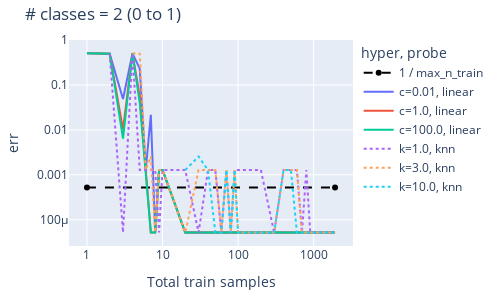
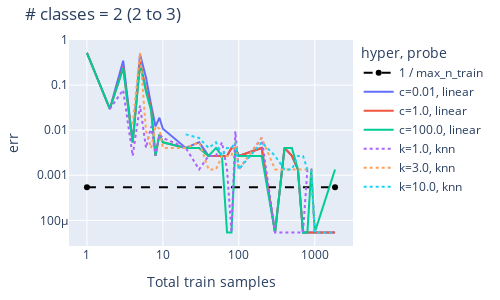
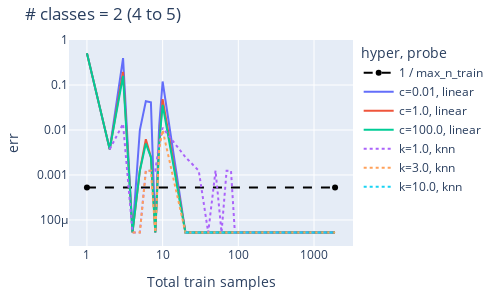
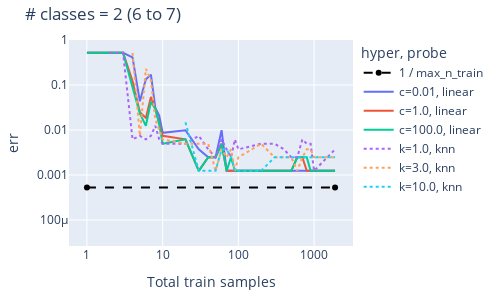

The notebook cell saved with these charts, in order:
### Markdown cell above
### Plot scaling laws

### Code cell
for per_class in [False, True]:
    for n_classes in [2, 5, 10]:
        for i in range(10):
            cls_start = i * n_classes
            cls_end = cls_start + n_classes
            if cls_end > tot_classes:
                break

            cdf = df.query(
                "&".join(
                    [
                        f"cls_start == {cls_start}",
                        f"cls_end == {cls_end}",
                        f"per_class == {per_class}",
                    ]
                )
            ).copy().sort_values(by=["probe", "n_train"], ascending=[False, True])

            min_err = 1 / cdf.n_train.max()
            cdf.loc[cdf.err == 0, "err"] = min_err / 10

            # Solid line for linear probe
            fig = px.line(
                cdf,
                x="n_train",
                y="err",
                color="hyper",
                line_dash="probe",
                title=f"# classes = {n_classes} ({cls_start} to {cls_end - 1})",
            )

            # Draw horizontal line for min nonzero error, behind all other lines
            # Make color black
            fig.add_scatter(
                x=[1, cdf.n_train.max()],
                y=[min_err, min_err],
                name="1 / max_n_train",
                line_dash="dash",
                line_color="black",
            )

            # Reorder lines
            fig.data = fig.data[-1:] + fig.data[:-1]

            # Update axes
            fig.update_xaxes(
                title_text="Train samples / class"
                if per_class
                else "Total train samples",
                type="log",
            )
            fig.update_yaxes(
                type="log",
                range=[np.log10(min_err / 20), 0],
            )

            # Set height and width
            fig.update_layout(width=500, height=300)

            # Decrease margins
            fig.update_layout(margin=dict(l=20, r=20, t=40, b=20))

            fig.show()

### Figure 1 — Plotly figure (JSON) as saved in the notebook; plotly's stock layout.template omitted (floating-point values rounded to 4 significant figures)
{"data": [{"line": {"color": "black", "dash": "dash"}, "name": "1 / max_n_train", "type": "scatter", "x": [1, 1918], "y": [0.0005214, 0.0005214]}, {"hovertemplate": "hyper=c=0.01<br>probe=linear<br>n_train=%{x}<br>err=%{y}<extra></extra>", "legendgroup": "c=0.01, linear", "line": {"color": "#636efa", "dash": "solid"}, "marker": {"symbol": "circle"}, "mode": "lines", "name": "c=0.01, linear", "orientation": "v", "showlegend": true, "type": "scatter", "x": [1, 2, 3, 4, 5, 6, 7, 8, 9, 10, 20, 30, 40, 50, 60, 70, 80, 90, 100, 200, 300, 400, 500, 600, 700, 800, 900, 1000, 1918], "xaxis": "x", "y": [0.5051, 0.4949, 0.04859, 0.5051, 0.2302, 0.001279, 0.02174, 5.214e-05, 0.001279, 0.001279, 5.214e-05, 5.214e-05, 5.214e-05, 5.214e-05, 5.214e-05, 5.214e-05, 5.214e-05, 5.214e-05, 5.214e-05, 5.214e-05, 5.214e-05, 5.214e-05, 5.214e-05, 5.214e-05, 5.214e-05, 5.214e-05, 5.214e-05, 5.214e-05, 5.214e-05], "yaxis": "y"}, {"hovertemplate": "hyper=c=1.0<br>probe=linear<br>n_train=%{x}<br>err=%{y}<extra></extra>", "legendgroup": "c=1.0, linear", "line": {"color": "#EF553B", "dash": "solid"}, "marker": {"symbol": "circle"}, "mode": "lines", "name": "c=1.0, linear", "orientation": "v", "showlegend": true, "type": "scatter", "x": [1, 2, 3, 4, 5, 6, 7, 8, 9, 10, 20, 30, 40, 50, 60, 70, 80, 90, 100, 200, 300, 400, 500, 600, 700, 800, 900, 1000, 1918], "xaxis": "x", "y": [0.5051, 0.4949, 0.01023, 0.5051, 0.05627, 0.001279, 5.214e-05, 5.214e-05, 0.001279, 0.001279, 5.214e-05, 5.214e-05, 5.214e-05, 5.214e-05, 5.214e-05, 5.214e-05, 5.214e-05, 5.214e-05, 5.214e-05, 5.214e-05, 5.214e-05, 5.214e-05, 5.214e-05, 5.214e-05, 5.214e-05, 5.214e-05, 5.214e-05, 5.214e-05, 5.214e-05], "yaxis": "y"}, {"hovertemplate": "hyper=c=100.0<br>probe=linear<br>n_train=%{x}<br>err=%{y}<extra></extra>", "legendgroup": "c=100.0, linear", "line": {"color": "#00cc96", "dash": "solid"}, "marker": {"symbol": "circle"}, "mode": "lines", "name": "c=100.0, linear", "orientation": "v", "showlegend": true, "type": "scatter", "x": [1, 2, 3, 4, 5, 6, 7, 8, 9, 10, 20, 30, 40, 50, 60, 70, 80, 90, 100, 200, 300, 400, 500, 600, 700, 800, 900, 1000, 1918], "xaxis": "x", "y": [0.5051, 0.4949, 0.006394, 0.5051, 0.03964, 0.001279, 5.214e-05, 5.214e-05, 0.001279, 0.001279, 5.214e-05, 5.214e-05, 5.214e-05, 5.214e-05, 5.214e-05, 5.214e-05, 5.214e-05, 5.214e-05, 5.214e-05, 5.214e-05, 5.214e-05, 5.214e-05, 5.214e-05, 5.214e-05, 5.214e-05, 5.214e-05, 5.214e-05, 5.214e-05, 5.214e-05], "yaxis": "y"}, {"hovertemplate": "hyper=k=1.0<br>probe=knn<br>n_train=%{x}<br>err=%{y}<extra></extra>", "legendgroup": "k=1.0, knn", "line": {"color": "#ab63fa", "dash": "dot"}, "marker": {"symbol": "circle"}, "mode": "lines", "name": "k=1.0, knn", "orientation": "v", "showlegend": true, "type": "scatter", "x": [2, 3, 4, 5, 6, 7, 8, 9, 10, 20, 30, 40, 50, 60, 70, 80, 90, 100, 200, 300, 400, 500, 600, 700, 800, 900, 1000, 1918], "xaxis": "x", "y": [0.4949, 5.214e-05, 0.5051, 0.001279, 0.001279, 0.001279, 0.001279, 5.214e-05, 0.001279, 0.001279, 5.214e-05, 0.001279, 0.001279, 5.214e-05, 0.001279, 5.214e-05, 0.001279, 0.001279, 0.001279, 5.214e-05, 0.001279, 0.001279, 0.001279, 5.214e-05, 0.001279, 5.214e-05, 5.214e-05, 5.214e-05], "yaxis": "y"}, {"hovertemplate": "hyper=k=3.0<br>probe=knn<br>n_train=%{x}<br>err=%{y}<extra></extra>", "legendgroup": "k=3.0, knn", "line": {"color": "#FFA15A", "dash": "dot"}, "marker": {"symbol": "circle"}, "mode": "lines", "name": "k=3.0, knn", "orientation": "v", "showlegend": true, "type": "scatter", "x": [4, 5, 6, 7, 8, 9, 10, 20, 30, 40, 50, 60, 70, 80, 90, 100, 200, 300, 400, 500, 600, 700, 800, 900, 1000, 1918], "xaxis": "x", "y": [0.5051, 0.4949, 0.001279, 0.002558, 5.214e-05, 0.001279, 0.001279, 5.214e-05, 0.001279, 0.001279, 0.001279, 5.214e-05, 0.001279, 5.214e-05, 0.001279, 5.214e-05, 5.214e-05, 5.214e-05, 0.001279, 0.001279, 0.001279, 5.214e-05, 5.214e-05, 5.214e-05, 5.214e-05, 5.214e-05], "yaxis": "y"}, {"hovertemplate": "hyper=k=10.0<br>probe=knn<br>n_train=%{x}<br>err=%{y}<extra></extra>", "legendgroup": "k=10.0, knn", "line": {"color": "#19d3f3", "dash": "dot"}, "marker": {"symbol": "circle"}, "mode": "lines", "name": "k=10.0, knn", "orientation": "v", "showlegend": true, "type": "scatter", "x": [20, 30, 40, 50, 60, 70, 80, 90, 100, 200, 300, 400, 500, 600, 700, 800, 900, 1000, 1918], "xaxis": "x", "y": [0.001279, 0.002558, 0.001279, 5.214e-05, 5.214e-05, 0.001279, 5.214e-05, 0.001279, 5.214e-05, 5.214e-05, 5.214e-05, 0.001279, 0.001279, 5.214e-05, 5.214e-05, 5.214e-05, 5.214e-05, 5.214e-05, 5.214e-05], "yaxis": "y"}], "layout": {"height": 300, "legend": {"title": {"text": "hyper, probe"}, "tracegroupgap": 0}, "margin": {"b": 20, "l": 20, "r": 20, "t": 40}, "title": {"text": "# classes = 2 (0 to 1)"}, "width": 500, "xaxis": {"anchor": "y", "domain": [0, 1], "title": {"text": "Total train samples"}, "type": "log"}, "yaxis": {"anchor": "x", "domain": [0, 1], "range": [-4.584, 0], "title": {"text": "err"}, "type": "log"}}}

### Figure 2 — Plotly figure (JSON) as saved in the notebook; plotly's stock layout.template omitted (floating-point values rounded to 4 significant figures)
{"data": [{"line": {"color": "black", "dash": "dash"}, "name": "1 / max_n_train", "type": "scatter", "x": [1, 1851], "y": [0.0005402, 0.0005402]}, {"hovertemplate": "hyper=c=0.01<br>probe=linear<br>n_train=%{x}<br>err=%{y}<extra></extra>", "legendgroup": "c=0.01, linear", "line": {"color": "#636efa", "dash": "solid"}, "marker": {"symbol": "circle"}, "mode": "lines", "name": "c=0.01, linear", "orientation": "v", "showlegend": true, "type": "scatter", "x": [1, 2, 3, 4, 5, 6, 7, 8, 9, 10, 20, 30, 40, 50, 60, 70, 80, 90, 100, 200, 300, 400, 500, 600, 700, 800, 900, 1000, 1851], "xaxis": "x", "y": [0.5195, 0.02961, 0.3472, 0.005384, 0.4778, 0.1454, 0.03634, 0.01211, 0.01884, 0.01077, 0.004038, 0.005384, 0.002692, 0.002692, 0.002692, 0.002692, 0.004038, 0.004038, 0.002692, 0.004038, 5.402e-05, 0.004038, 0.002692, 0.001346, 5.402e-05, 5.402e-05, 5.402e-05, 5.402e-05, 5.402e-05], "yaxis": "y"}, {"hovertemplate": "hyper=c=1.0<br>probe=linear<br>n_train=%{x}<br>err=%{y}<extra></extra>", "legendgroup": "c=1.0, linear", "line": {"color": "#EF553B", "dash": "solid"}, "marker": {"symbol": "circle"}, "mode": "lines", "name": "c=1.0, linear", "orientation": "v", "showlegend": true, "type": "scatter", "x": [1, 2, 3, 4, 5, 6, 7, 8, 9, 10, 20, 30, 40, 50, 60, 70, 80, 90, 100, 200, 300, 400, 500, 600, 700, 800, 900, 1000, 1851], "xaxis": "x", "y": [0.5195, 0.02961, 0.2476, 0.005384, 0.3217, 0.08075, 0.03096, 0.002692, 0.008075, 0.005384, 0.004038, 0.004038, 0.002692, 0.002692, 0.002692, 0.002692, 0.004038, 0.004038, 0.002692, 0.004038, 5.402e-05, 0.004038, 0.002692, 0.001346, 5.402e-05, 5.402e-05, 5.402e-05, 5.402e-05, 5.402e-05], "yaxis": "y"}, {"hovertemplate": "hyper=c=100.0<br>probe=linear<br>n_train=%{x}<br>err=%{y}<extra></extra>", "legendgroup": "c=100.0, linear", "line": {"color": "#00cc96", "dash": "solid"}, "marker": {"symbol": "circle"}, "mode": "lines", "name": "c=100.0, linear", "orientation": "v", "showlegend": true, "type": "scatter", "x": [1, 2, 3, 4, 5, 6, 7, 8, 9, 10, 20, 30, 40, 50, 60, 70, 80, 90, 100, 200, 300, 400, 500, 600, 700, 800, 900, 1000, 1851], "xaxis": "x", "y": [0.5195, 0.02961, 0.2369, 0.005384, 0.2867, 0.06999, 0.02692, 0.002692, 0.008075, 0.005384, 0.004038, 0.004038, 0.002692, 0.004038, 0.002692, 5.402e-05, 5.402e-05, 0.004038, 0.002692, 0.002692, 5.402e-05, 0.004038, 0.004038, 0.001346, 5.402e-05, 5.402e-05, 0.001346, 5.402e-05, 0.001346], "yaxis": "y"}, {"hovertemplate": "hyper=k=1.0<br>probe=knn<br>n_train=%{x}<br>err=%{y}<extra></extra>", "legendgroup": "k=1.0, knn", "line": {"color": "#ab63fa", "dash": "dot"}, "marker": {"symbol": "circle"}, "mode": "lines", "name": "k=1.0, knn", "orientation": "v", "showlegend": true, "type": "scatter", "x": [2, 3, 4, 5, 6, 7, 8, 9, 10, 20, 30, 40, 50, 60, 70, 80, 90, 100, 200, 300, 400, 500, 600, 700, 800, 900, 1000, 1851], "xaxis": "x", "y": [0.02961, 0.07806, 0.002692, 0.03499, 0.004038, 0.01211, 0.002692, 0.008075, 0.006729, 0.004038, 0.001346, 0.002692, 0.002692, 0.005384, 0.001346, 5.402e-05, 0.009421, 0.001346, 0.006729, 5.402e-05, 5.402e-05, 5.402e-05, 5.402e-05, 5.402e-05, 0.001346, 0.001346, 5.402e-05, 5.402e-05], "yaxis": "y"}, {"hovertemplate": "hyper=k=3.0<br>probe=knn<br>n_train=%{x}<br>err=%{y}<extra></extra>", "legendgroup": "k=3.0, knn", "line": {"color": "#FFA15A", "dash": "dot"}, "marker": {"symbol": "circle"}, "mode": "lines", "name": "k=3.0, knn", "orientation": "v", "showlegend": true, "type": "scatter", "x": [4, 5, 6, 7, 8, 9, 10, 20, 30, 40, 50, 60, 70, 80, 90, 100, 200, 300, 400, 500, 600, 700, 800, 900, 1000, 1851], "xaxis": "x", "y": [0.01346, 0.5195, 0.009421, 0.004038, 0.01211, 0.01077, 0.004038, 0.004038, 0.005384, 0.001346, 0.001346, 0.002692, 0.002692, 0.002692, 0.005384, 0.001346, 0.006729, 0.001346, 0.001346, 0.001346, 0.001346, 0.001346, 0.001346, 0.001346, 5.402e-05, 5.402e-05], "yaxis": "y"}, {"hovertemplate": "hyper=k=10.0<br>probe=knn<br>n_train=%{x}<br>err=%{y}<extra></extra>", "legendgroup": "k=10.0, knn", "line": {"color": "#19d3f3", "dash": "dot"}, "marker": {"symbol": "circle"}, "mode": "lines", "name": "k=10.0, knn", "orientation": "v", "showlegend": true, "type": "scatter", "x": [20, 30, 40, 50, 60, 70, 80, 90, 100, 200, 300, 400, 500, 600, 700, 800, 900, 1000, 1851], "xaxis": "x", "y": [0.008075, 0.006729, 0.004038, 0.005384, 0.002692, 0.004038, 0.004038, 0.005384, 0.001346, 0.005384, 0.002692, 0.001346, 0.001346, 0.002692, 0.002692, 0.001346, 0.001346, 5.402e-05, 5.402e-05], "yaxis": "y"}], "layout": {"height": 300, "legend": {"title": {"text": "hyper, probe"}, "tracegroupgap": 0}, "margin": {"b": 20, "l": 20, "r": 20, "t": 40}, "title": {"text": "# classes = 2 (2 to 3)"}, "width": 500, "xaxis": {"anchor": "y", "domain": [0, 1], "title": {"text": "Total train samples"}, "type": "log"}, "yaxis": {"anchor": "x", "domain": [0, 1], "range": [-4.568, 0], "title": {"text": "err"}, "type": "log"}}}

### Figure 3 — Plotly figure (JSON) as saved in the notebook; plotly's stock layout.template omitted (floating-point values rounded to 4 significant figures)
{"data": [{"line": {"color": "black", "dash": "dash"}, "name": "1 / max_n_train", "type": "scatter", "x": [1, 1897], "y": [0.0005271, 0.0005271]}, {"hovertemplate": "hyper=c=0.01<br>probe=linear<br>n_train=%{x}<br>err=%{y}<extra></extra>", "legendgroup": "c=0.01, linear", "line": {"color": "#636efa", "dash": "solid"}, "marker": {"symbol": "circle"}, "mode": "lines", "name": "c=0.01, linear", "orientation": "v", "showlegend": true, "type": "scatter", "x": [1, 2, 3, 4, 5, 6, 7, 8, 9, 10, 20, 30, 40, 50, 60, 70, 80, 90, 100, 200, 300, 400, 500, 600, 700, 800, 900, 1000, 1897], "xaxis": "x", "y": [0.5093, 0.003736, 0.3948, 5.271e-05, 0.009963, 0.04359, 0.0411, 5.271e-05, 0.01245, 0.1196, 5.271e-05, 5.271e-05, 5.271e-05, 5.271e-05, 5.271e-05, 5.271e-05, 5.271e-05, 5.271e-05, 5.271e-05, 5.271e-05, 5.271e-05, 5.271e-05, 5.271e-05, 5.271e-05, 5.271e-05, 5.271e-05, 5.271e-05, 5.271e-05, 5.271e-05], "yaxis": "y"}, {"hovertemplate": "hyper=c=1.0<br>probe=linear<br>n_train=%{x}<br>err=%{y}<extra></extra>", "legendgroup": "c=1.0, linear", "line": {"color": "#EF553B", "dash": "solid"}, "marker": {"symbol": "circle"}, "mode": "lines", "name": "c=1.0, linear", "orientation": "v", "showlegend": true, "type": "scatter", "x": [1, 2, 3, 4, 5, 6, 7, 8, 9, 10, 20, 30, 40, 50, 60, 70, 80, 90, 100, 200, 300, 400, 500, 600, 700, 800, 900, 1000, 1897], "xaxis": "x", "y": [0.5093, 0.003736, 0.1955, 5.271e-05, 0.001245, 0.006227, 0.002491, 5.271e-05, 0.004981, 0.04857, 5.271e-05, 5.271e-05, 5.271e-05, 5.271e-05, 5.271e-05, 5.271e-05, 5.271e-05, 5.271e-05, 5.271e-05, 5.271e-05, 5.271e-05, 5.271e-05, 5.271e-05, 5.271e-05, 5.271e-05, 5.271e-05, 5.271e-05, 5.271e-05, 5.271e-05], "yaxis": "y"}, {"hovertemplate": "hyper=c=100.0<br>probe=linear<br>n_train=%{x}<br>err=%{y}<extra></extra>", "legendgroup": "c=100.0, linear", "line": {"color": "#00cc96", "dash": "solid"}, "marker": {"symbol": "circle"}, "mode": "lines", "name": "c=100.0, linear", "orientation": "v", "showlegend": true, "type": "scatter", "x": [1, 2, 3, 4, 5, 6, 7, 8, 9, 10, 20, 30, 40, 50, 60, 70, 80, 90, 100, 200, 300, 400, 500, 600, 700, 800, 900, 1000, 1897], "xaxis": "x", "y": [0.5093, 0.003736, 0.1594, 5.271e-05, 0.001245, 0.004981, 0.002491, 5.271e-05, 0.004981, 0.03611, 5.271e-05, 5.271e-05, 5.271e-05, 5.271e-05, 5.271e-05, 5.271e-05, 5.271e-05, 5.271e-05, 5.271e-05, 5.271e-05, 5.271e-05, 5.271e-05, 5.271e-05, 5.271e-05, 5.271e-05, 5.271e-05, 5.271e-05, 5.271e-05, 5.271e-05], "yaxis": "y"}, {"hovertemplate": "hyper=k=1.0<br>probe=knn<br>n_train=%{x}<br>err=%{y}<extra></extra>", "legendgroup": "k=1.0, knn", "line": {"color": "#ab63fa", "dash": "dot"}, "marker": {"symbol": "circle"}, "mode": "lines", "name": "k=1.0, knn", "orientation": "v", "showlegend": true, "type": "scatter", "x": [2, 3, 4, 5, 6, 7, 8, 9, 10, 20, 30, 40, 50, 60, 70, 80, 90, 100, 200, 300, 400, 500, 600, 700, 800, 900, 1000, 1897], "xaxis": "x", "y": [0.003736, 0.0137, 5.271e-05, 5.271e-05, 0.001245, 0.001245, 0.001245, 0.004981, 0.01121, 0.002491, 0.001245, 5.271e-05, 0.001245, 5.271e-05, 0.001245, 0.001245, 5.271e-05, 5.271e-05, 5.271e-05, 5.271e-05, 5.271e-05, 5.271e-05, 5.271e-05, 5.271e-05, 5.271e-05, 5.271e-05, 5.271e-05, 5.271e-05], "yaxis": "y"}, {"hovertemplate": "hyper=k=3.0<br>probe=knn<br>n_train=%{x}<br>err=%{y}<extra></extra>", "legendgroup": "k=3.0, knn", "line": {"color": "#FFA15A", "dash": "dot"}, "marker": {"symbol": "circle"}, "mode": "lines", "name": "k=3.0, knn", "orientation": "v", "showlegend": true, "type": "scatter", "x": [4, 5, 6, 7, 8, 9, 10, 20, 30, 40, 50, 60, 70, 80, 90, 100, 200, 300, 400, 500, 600, 700, 800, 900, 1000, 1897], "xaxis": "x", "y": [5.271e-05, 5.271e-05, 0.001245, 0.001245, 5.271e-05, 0.003736, 0.009963, 5.271e-05, 5.271e-05, 5.271e-05, 5.271e-05, 5.271e-05, 5.271e-05, 5.271e-05, 5.271e-05, 5.271e-05, 5.271e-05, 5.271e-05, 5.271e-05, 5.271e-05, 5.271e-05, 5.271e-05, 5.271e-05, 5.271e-05, 5.271e-05, 5.271e-05], "yaxis": "y"}, {"hovertemplate": "hyper=k=10.0<br>probe=knn<br>n_train=%{x}<br>err=%{y}<extra></extra>", "legendgroup": "k=10.0, knn", "line": {"color": "#19d3f3", "dash": "dot"}, "marker": {"symbol": "circle"}, "mode": "lines", "name": "k=10.0, knn", "orientation": "v", "showlegend": true, "type": "scatter", "x": [20, 30, 40, 50, 60, 70, 80, 90, 100, 200, 300, 400, 500, 600, 700, 800, 900, 1000, 1897], "xaxis": "x", "y": [5.271e-05, 5.271e-05, 5.271e-05, 5.271e-05, 5.271e-05, 5.271e-05, 5.271e-05, 5.271e-05, 5.271e-05, 5.271e-05, 5.271e-05, 5.271e-05, 5.271e-05, 5.271e-05, 5.271e-05, 5.271e-05, 5.271e-05, 5.271e-05, 5.271e-05], "yaxis": "y"}], "layout": {"height": 300, "legend": {"title": {"text": "hyper, probe"}, "tracegroupgap": 0}, "margin": {"b": 20, "l": 20, "r": 20, "t": 40}, "title": {"text": "# classes = 2 (4 to 5)"}, "width": 500, "xaxis": {"anchor": "y", "domain": [0, 1], "title": {"text": "Total train samples"}, "type": "log"}, "yaxis": {"anchor": "x", "domain": [0, 1], "range": [-4.579, 0], "title": {"text": "err"}, "type": "log"}}}

### Figure 4 — Plotly figure (JSON) as saved in the notebook; plotly's stock layout.template omitted (floating-point values rounded to 4 significant figures)
{"data": [{"line": {"color": "black", "dash": "dash"}, "name": "1 / max_n_train", "type": "scatter", "x": [1, 1892], "y": [0.0005285, 0.0005285]}, {"hovertemplate": "hyper=c=0.01<br>probe=linear<br>n_train=%{x}<br>err=%{y}<extra></extra>", "legendgroup": "c=0.01, linear", "line": {"color": "#636efa", "dash": "solid"}, "marker": {"symbol": "circle"}, "mode": "lines", "name": "c=0.01, linear", "orientation": "v", "showlegend": true, "type": "scatter", "x": [1, 2, 3, 4, 5, 6, 7, 8, 9, 10, 20, 30, 40, 50, 60, 70, 80, 90, 100, 200, 300, 400, 500, 600, 700, 800, 900, 1000, 1892], "xaxis": "x", "y": [0.5186, 0.5186, 0.5186, 0.4097, 0.04332, 0.1337, 0.1696, 0.03094, 0.02104, 0.008663, 0.009901, 0.003713, 0.002475, 0.002475, 0.009901, 0.001238, 0.001238, 0.001238, 0.001238, 0.001238, 0.001238, 0.001238, 0.001238, 0.001238, 0.001238, 0.001238, 0.001238, 0.001238, 0.001238], "yaxis": "y"}, {"hovertemplate": "hyper=c=1.0<br>probe=linear<br>n_train=%{x}<br>err=%{y}<extra></extra>", "legendgroup": "c=1.0, linear", "line": {"color": "#EF553B", "dash": "solid"}, "marker": {"symbol": "circle"}, "mode": "lines", "name": "c=1.0, linear", "orientation": "v", "showlegend": true, "type": "scatter", "x": [1, 2, 3, 4, 5, 6, 7, 8, 9, 10, 20, 30, 40, 50, 60, 70, 80, 90, 100, 200, 300, 400, 500, 600, 700, 800, 900, 1000, 1892], "xaxis": "x", "y": [0.5186, 0.5186, 0.5186, 0.1225, 0.02475, 0.01856, 0.05446, 0.0297, 0.01361, 0.007426, 0.006188, 0.001238, 0.002475, 0.002475, 0.00495, 0.001238, 0.001238, 0.001238, 0.001238, 0.001238, 0.001238, 0.001238, 0.001238, 0.002475, 0.002475, 0.001238, 0.001238, 0.001238, 0.001238], "yaxis": "y"}, {"hovertemplate": "hyper=c=100.0<br>probe=linear<br>n_train=%{x}<br>err=%{y}<extra></extra>", "legendgroup": "c=100.0, linear", "line": {"color": "#00cc96", "dash": "solid"}, "marker": {"symbol": "circle"}, "mode": "lines", "name": "c=100.0, linear", "orientation": "v", "showlegend": true, "type": "scatter", "x": [1, 2, 3, 4, 5, 6, 7, 8, 9, 10, 20, 30, 40, 50, 60, 70, 80, 90, 100, 200, 300, 400, 500, 600, 700, 800, 900, 1000, 1892], "xaxis": "x", "y": [0.5186, 0.5186, 0.5186, 0.08911, 0.02351, 0.01238, 0.04208, 0.0297, 0.01361, 0.00495, 0.006188, 0.001238, 0.002475, 0.002475, 0.00495, 0.001238, 0.002475, 0.001238, 0.001238, 0.001238, 0.001238, 0.001238, 0.001238, 0.002475, 0.002475, 0.002475, 0.001238, 0.001238, 0.001238], "yaxis": "y"}, {"hovertemplate": "hyper=k=1.0<br>probe=knn<br>n_train=%{x}<br>err=%{y}<extra></extra>", "legendgroup": "k=1.0, knn", "line": {"color": "#ab63fa", "dash": "dot"}, "marker": {"symbol": "circle"}, "mode": "lines", "name": "k=1.0, knn", "orientation": "v", "showlegend": true, "type": "scatter", "x": [2, 3, 4, 5, 6, 7, 8, 9, 10, 20, 30, 40, 50, 60, 70, 80, 90, 100, 200, 300, 400, 500, 600, 700, 800, 900, 1000, 1892], "xaxis": "x", "y": [0.5186, 0.5186, 0.006188, 0.007426, 0.006188, 0.007426, 0.01238, 0.006188, 0.004951, 0.004951, 0.007426, 0.003713, 0.002475, 0.006188, 0.003713, 0.002475, 0.006188, 0.003713, 0.004951, 0.004951, 0.003713, 0.002475, 0.002475, 0.006188, 0.004951, 0.004951, 0.001238, 0.003713], "yaxis": "y"}, {"hovertemplate": "hyper=k=3.0<br>probe=knn<br>n_train=%{x}<br>err=%{y}<extra></extra>", "legendgroup": "k=3.0, knn", "line": {"color": "#FFA15A", "dash": "dot"}, "marker": {"symbol": "circle"}, "mode": "lines", "name": "k=3.0, knn", "orientation": "v", "showlegend": true, "type": "scatter", "x": [4, 5, 6, 7, 8, 9, 10, 20, 30, 40, 50, 60, 70, 80, 90, 100, 200, 300, 400, 500, 600, 700, 800, 900, 1000, 1892], "xaxis": "x", "y": [0.5186, 0.007426, 0.229, 0.1262, 0.01733, 0.009901, 0.006188, 0.004951, 0.004951, 0.004951, 0.001238, 0.003713, 0.002475, 0.003713, 0.001238, 0.002475, 0.004951, 0.002475, 0.002475, 0.002475, 0.001238, 0.002475, 0.003713, 0.003713, 0.002475, 0.002475], "yaxis": "y"}, {"hovertemplate": "hyper=k=10.0<br>probe=knn<br>n_train=%{x}<br>err=%{y}<extra></extra>", "legendgroup": "k=10.0, knn", "line": {"color": "#19d3f3", "dash": "dot"}, "marker": {"symbol": "circle"}, "mode": "lines", "name": "k=10.0, knn", "orientation": "v", "showlegend": true, "type": "scatter", "x": [20, 30, 40, 50, 60, 70, 80, 90, 100, 200, 300, 400, 500, 600, 700, 800, 900, 1000, 1892], "xaxis": "x", "y": [0.01485, 0.001238, 0.001238, 0.001238, 0.003713, 0.003713, 0.002475, 0.001238, 0.001238, 0.001238, 0.002475, 0.002475, 0.002475, 0.002475, 0.002475, 0.002475, 0.002475, 0.002475, 0.002475], "yaxis": "y"}], "layout": {"height": 300, "legend": {"title": {"text": "hyper, probe"}, "tracegroupgap": 0}, "margin": {"b": 20, "l": 20, "r": 20, "t": 40}, "title": {"text": "# classes = 2 (6 to 7)"}, "width": 500, "xaxis": {"anchor": "y", "domain": [0, 1], "title": {"text": "Total train samples"}, "type": "log"}, "yaxis": {"anchor": "x", "domain": [0, 1], "range": [-4.578, 0], "title": {"text": "err"}, "type": "log"}}}
